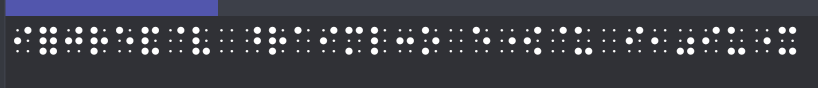
//> input picture OpenCV_Project/KCCImageNet/egukga1.png, 1636 x 176 px (shown at 1/2 size)
$ ./main   (built with g++ and OpenCV 4)
//> lines starting //> are read from the running program, lines starting //| are printed output that depends on the picture; after the words box and inside, x2 and y2 are one past the last pixel; in counts of white or black regions, pixels touching at a corner belong together
### OpenCV_Project/ImageProcs/Common.h
#pragma once

#include <string>
#include <iostream>
#include <algorithm>
#include <vector>
#include <map>
#include <memory>
#include <fstream> // ofstream header
#include <format>
#include <random>
#include <sstream>
#include <Windows.h>
#include <sapi.h>

#define OPENCV_480
#include <opencv2/opencv.hpp>
#include <opencv2/core/ocl.hpp>
#ifdef OPENCV_480
#include <opencv2/highgui/highgui_c.h>
#include <opencv2/imgproc/imgproc_c.h>
#include <opencv2/imgproc/types_c.h>
#endif // OPENCV_480

#ifdef _DEBUG
#pragma comment(lib,"opencv_world480d.lib")
#else	//RELEASE
#pragma comment(lib,"opencv_world480.lib")
#endif
using namespace std;
using namespace cv;

### OpenCV_Project/ImageProcs/Braille_Def.h
#pragma once

#include "Common.h"

// [14 lines left out: function SpeakText, not called in this run]


void init_cho(map<string, int>& hangeul_cho)
{
    hangeul_cho.insert(pair<string, int>("ぁ", 0));
    hangeul_cho.insert(pair<string, int>("あ", 1));
    hangeul_cho.insert(pair<string, int>("い", 2));
    hangeul_cho.insert(pair<string, int>("ぇ", 3));
    hangeul_cho.insert(pair<string, int>("え", 4));
    hangeul_cho.insert(pair<string, int>("ぉ", 5));
    hangeul_cho.insert(pair<string, int>("け", 6));
    hangeul_cho.insert(pair<string, int>("げ", 7));
    hangeul_cho.insert(pair<string, int>("こ", 8));
    hangeul_cho.insert(pair<string, int>("さ", 9));
    hangeul_cho.insert(pair<string, int>("ざ", 10));
    hangeul_cho.insert(pair<string, int>("し", 11));
    hangeul_cho.insert(pair<string, int>("じ", 12));
    hangeul_cho.insert(pair<string, int>("す", 13));
    hangeul_cho.insert(pair<string, int>("ず", 14));
    hangeul_cho.insert(pair<string, int>("せ", 15));
    hangeul_cho.insert(pair<string, int>("ぜ", 16));
    hangeul_cho.insert(pair<string, int>("そ", 17));
    hangeul_cho.insert(pair<string, int>("ぞ", 18));
}

void init_jung(map<string, int>& hangeul_jung)
{
    hangeul_jung.insert(pair<string, int>("た", 0));
    hangeul_jung.insert(pair<string, int>("だ", 1));
    hangeul_jung.insert(pair<string, int>("ち", 2));
    hangeul_jung.insert(pair<string, int>("ぢ", 3));
    hangeul_jung.insert(pair<string, int>("っ", 4));
    hangeul_jung.insert(pair<string, int>("つ", 5));
    hangeul_jung.insert(pair<string, int>("づ", 6));
    hangeul_jung.insert(pair<string, int>("て", 7));
    hangeul_jung.insert(pair<string, int>("で", 8));
    hangeul_jung.insert(pair<string, int>("と", 9));
    hangeul_jung.insert(pair<string, int>("ど", 10));
    hangeul_jung.insert(pair<string, int>("な", 11));
    hangeul_jung.insert(pair<string, int>("に", 12));
    hangeul_jung.insert(pair<string, int>("ぬ", 13));
    hangeul_jung.insert(pair<string, int>("ね", 14));
    hangeul_jung.insert(pair<string, int>("の", 15));
    hangeul_jung.insert(pair<string, int>("は", 16));
    hangeul_jung.insert(pair<string, int>("ば", 17));
    hangeul_jung.insert(pair<string, int>("ぱ", 18));
    hangeul_jung.insert(pair<string, int>("ひ", 19));
    hangeul_jung.insert(pair<string, int>("び", 20));
}

void init_jong(map<string, int>& hangeul_jong)
{
    hangeul_jong.insert(pair<string, int>("x", 0));
    hangeul_jong.insert(pair<string, int>("ぁ", 1));
    hangeul_jong.insert(pair<string, int>("あ", 2));
    hangeul_jong.insert(pair<string, int>("ぁさ", 3));
    hangeul_jong.insert(pair<string, int>("い", 4));
    hangeul_jong.insert(pair<string, int>("いじ", 5));
    hangeul_jong.insert(pair<string, int>("いぞ", 6));
    hangeul_jong.insert(pair<string, int>("ぇ", 7));
    hangeul_jong.insert(pair<string, int>("ぉ", 8));
    hangeul_jong.insert(pair<string, int>("ぉぁ", 9));
    hangeul_jong.insert(pair<string, int>("ぉけ", 10));
    hangeul_jong.insert(pair<string, int>("ぉげ", 11));
    hangeul_jong.insert(pair<string, int>("ぉさ", 12));
    hangeul_jong.insert(pair<string, int>("ぉぜ", 13));
    hangeul_jong.insert(pair<string, int>("ぉそ", 14));
    hangeul_jong.insert(pair<string, int>("ぉぞ", 15));
    hangeul_jong.insert(pair<string, int>("け", 16));
    hangeul_jong.insert(pair<string, int>("げ", 17));
    hangeul_jong.insert(pair<string, int>("げさ", 18));
    hangeul_jong.insert(pair<string, int>("さ", 19));
    hangeul_jong.insert(pair<string, int>("ざ", 20));
    hangeul_jong.insert(pair<string, int>("し", 21));
    hangeul_jong.insert(pair<string, int>("じ", 22));
    hangeul_jong.insert(pair<string, int>("ず", 23));
    hangeul_jong.insert(pair<string, int>("せ", 24));
    hangeul_jong.insert(pair<string, int>("ぜ", 25));
    hangeul_jong.insert(pair<string, int>("そ", 26));
    hangeul_jong.insert(pair<string, int>("ぞ", 27));
}


wchar_t combine_hangul(string ch, string ch2, string ch3)
{
    setlocale(LC_CTYPE, "");

    map<string, int> hangeul_cho;
    map<string, int> hangeul_jung;
    map<string, int> hangeul_jong;
    init_cho(hangeul_cho);
    init_jung(hangeul_jung);
    init_jong(hangeul_jong);

    wchar_t cho = hangeul_cho.at(ch);
    wchar_t j1 = hangeul_jung[ch2];
    wchar_t j2 = hangeul_jong[ch3];

    //wchar_t star = 0x2605;
    wchar_t abc = 44032 + cho * 21 * 28 + j1 * 28 + j2;

    //wchar_t test = 44912;
    wprintf(L"%lc", abc);
    return abc;
}

vector<string> moum_n{ "110001", // 陥製 越切 乞製 溌昔遂. 乞製 + 乞製鉦切
                       "001110",
                       "011100",
                       "100011",
                       "101001",
                       "001101",
                       "101100",
                       "100101",
                       "010101",
                       "101010",
                       "111010",
                       "001110",
                       "101110",
                       "001100",
                       "111001",
                       "111001",
                       "111100",
                       "111100",
                       "101100",
                       "010111",
                       "100111",
                       "011111",
                       "011110",
                       "100001",
                       "110011",
                       "110111",
                       "101101",
                       "111011",
                       "111111",
                       "110110",
                       "111101",
                       "101011",
                       "011101",
                       "111110" };

vector<string> moum_b{ "110001", // 戚穿 乞製 溌昔遂. 乞製 + 亜蟹陥虞 鉦切
                       "001110",
                       "011100",
                       "100011",
                       "101001",
                       "001101",
                       "101100",
                       "100101",
                       "010101",
                       "101010",
                       "111010",
                       "001110",
                       "101110",
                       "001100",
                       "111001",
                       "111001",
                       "111100",
                       "111100",
                       "101100",
                       "010111",
                       "110101",
                       "100100",
                       "010100",
                       "100010",
                       "000110",
                       "111000",
                       "000101",
                       "110100",
                       "110010",
                       "100110",
                       "010110" };

vector<string> doinsori{ "000100",
/*吉社軒 森須*/           "010100",
                         "000110",
                         "000001",
                         "000101" };

vector<string> excep{ "000111",
                      "001100",
                      "000001",
                      "001110",
                      "101100",
                      "111001",
                      "111100",
                      "100100",
                      "010100",
                      "100010",
                      "000110",
                      "000101",
                      "110100",
                      "110010",
                      "100110",
                      "010110" };

void brailleInit(map<string, vector<string>>& koreanBrailleMap)
{
    koreanBrailleMap["000100"].push_back("ぁ");
    koreanBrailleMap["000001"].push_back("あ"); //  000100
    koreanBrailleMap["100100"].push_back("い");
    koreanBrailleMap["010100"].push_back("ぇ");
    koreanBrailleMap["000001"].push_back("え"); //  010100
    koreanBrailleMap["000010"].push_back("ぉ");
    koreanBrailleMap["100010"].push_back("け");
    koreanBrailleMap["000110"].push_back("げ");
    koreanBrailleMap["000001"].push_back("こ"); //  000110
    koreanBrailleMap["000001"].push_back("さ");
    koreanBrailleMap["000001"].push_back("ざ"); //  000001
    koreanBrailleMap["000000"].push_back(" ");
    koreanBrailleMap["000101"].push_back("じ");
    koreanBrailleMap["000001"].push_back("す"); //  000101
    koreanBrailleMap["000011"].push_back("ず");
    koreanBrailleMap["110100"].push_back("せ");
    koreanBrailleMap["110010"].push_back("ぜ");
    koreanBrailleMap["100110"].push_back("そ");
    koreanBrailleMap["010110"].push_back("ぞ");
    koreanBrailleMap["100000"].push_back("ぁ,");
    koreanBrailleMap["010010"].push_back("い,");
    koreanBrailleMap["001010"].push_back("ぇ,");
    koreanBrailleMap["010000"].push_back("ぉ,");
    koreanBrailleMap["010001"].push_back("け,");
    koreanBrailleMap["110000"].push_back("げ,");
    koreanBrailleMap["001000"].push_back("さ,");
    koreanBrailleMap["011011"].push_back("し,");
    koreanBrailleMap["101000"].push_back("じ,");
    koreanBrailleMap["011000"].push_back("ず,");
    koreanBrailleMap["011010"].push_back("せ,");
    koreanBrailleMap["011001"].push_back("ぜ,");
    koreanBrailleMap["010011"].push_back("そ,");
    koreanBrailleMap["001011"].push_back("ぞ,");
    koreanBrailleMap["001100"].push_back("ざ,");
    koreanBrailleMap["110001"].push_back("た");
    koreanBrailleMap["001110"].push_back("ち");
    koreanBrailleMap["011100"].push_back("っ");
    koreanBrailleMap["100011"].push_back("づ");
    koreanBrailleMap["101001"].push_back("で");
    koreanBrailleMap["001101"].push_back("に");
    koreanBrailleMap["101100"].push_back("ぬ");
    koreanBrailleMap["100101"].push_back("ば");
    koreanBrailleMap["010101"].push_back("ぱ");
    koreanBrailleMap["101010"].push_back("び");
    koreanBrailleMap["111010"].push_back("だ");
    koreanBrailleMap["001110"].push_back("ぢ"); //  111010
    koreanBrailleMap["101110"].push_back("つ");
    koreanBrailleMap["001100"].push_back("て");
    koreanBrailleMap["111001"].push_back("と");
    koreanBrailleMap["111001"].push_back("ど"); //  111010
    koreanBrailleMap["101111"].push_back("な");
    koreanBrailleMap["111100"].push_back("ね");
    koreanBrailleMap["111100"].push_back("の"); //  111010
    koreanBrailleMap["101100"].push_back("は"); //  111010
    koreanBrailleMap["010111"].push_back("ひ");
    koreanBrailleMap["110101"].push_back("ぁた");
    koreanBrailleMap["100100"].push_back("いた");
    koreanBrailleMap["010100"].push_back("ぇた");
    koreanBrailleMap["100010"].push_back("けた");
    koreanBrailleMap["000110"].push_back("げた");
    koreanBrailleMap["111000"].push_back("さた");
    koreanBrailleMap["000101"].push_back("じた");
    koreanBrailleMap["110100"].push_back("せた");
    koreanBrailleMap["110010"].push_back("ぜた");
    koreanBrailleMap["100110"].push_back("そた");
    koreanBrailleMap["010110"].push_back("ぞた");
    koreanBrailleMap["100111"].push_back("っぁ,");
    koreanBrailleMap["011111"].push_back("っい,");
    koreanBrailleMap["011110"].push_back("っぉ,");
    koreanBrailleMap["100001"].push_back("づい,");
    koreanBrailleMap["110011"].push_back("づぉ,");
    koreanBrailleMap["110111"].push_back("づし,");
    koreanBrailleMap["101101"].push_back("でぁ,");
    koreanBrailleMap["111011"].push_back("でい,");
    koreanBrailleMap["111111"].push_back("でし,");
    koreanBrailleMap["110110"].push_back("ぬい,");
    koreanBrailleMap["111101"].push_back("ぬぉ,");
    koreanBrailleMap["101011"].push_back("ぱい,");
    koreanBrailleMap["011101"].push_back("ぱぉ,");
    koreanBrailleMap["111110"].push_back("びい,");
    koreanBrailleMap["000111"].push_back("ぁっさ,"); //  011100
}

void brailleExceptionInit(map<string, vector<string>>& BrailleEx)
{
    BrailleEx["000001"].push_back("さ");
    BrailleEx["000001"].push_back("あ"); //  000100
    BrailleEx["000001"].push_back("え"); //  010100
    BrailleEx["000001"].push_back("こ"); //  000110
    BrailleEx["000001"].push_back("ざ"); //  000001
    BrailleEx["000001"].push_back("す"); //  000101

    BrailleEx["000111"].push_back("ぁっさ,"); //  011100

    BrailleEx["001100"].push_back("ざ,"); // 曽失
    BrailleEx["001100"].push_back("て");

    BrailleEx["100100"].push_back("い");
    BrailleEx["100100"].push_back("いた");
    BrailleEx["010100"].push_back("ぇ");
    BrailleEx["010100"].push_back("ぇた");
    BrailleEx["100010"].push_back("け");
    BrailleEx["100010"].push_back("けた");
    BrailleEx["000110"].push_back("げ");
    BrailleEx["000110"].push_back("げた");
    BrailleEx["000101"].push_back("じ");
    BrailleEx["000101"].push_back("じた");
    BrailleEx["110100"].push_back("せ");
    BrailleEx["110100"].push_back("せた");
    BrailleEx["110010"].push_back("ぜ");
    BrailleEx["110010"].push_back("ぜた");
    BrailleEx["100110"].push_back("そ");
    BrailleEx["100110"].push_back("そた");
    BrailleEx["010110"].push_back("ぞ");
    BrailleEx["010110"].push_back("ぞた");

    BrailleEx["001110"].push_back("ち");
    BrailleEx["001110"].push_back("ぢ"); //  111010
    BrailleEx["101100"].push_back("ぬ");
    BrailleEx["101100"].push_back("は"); //  111010
    BrailleEx["111001"].push_back("と");
    BrailleEx["111001"].push_back("ど"); //  111010
    BrailleEx["111100"].push_back("ね");
    BrailleEx["111100"].push_back("の"); //  111010
}

void div_exc_index(string letter, int& index)
{
    if (letter == excep[0]) //依
    {
        index = 1;
    }
    else if (letter == excep[1]) // ざ,て
    {
        index = 2;
    }
    else if (letter == excep[2])    // さあえざすこ
    {
        index = 3;
    }
    else if (letter == excep[3] || letter == excep[4] || letter == excep[5] || letter == excep[6])    //ちとねぬ
    {
        index = 4;
    }
    else if (letter == excep[7] || letter == excep[8] || letter == excep[9] || letter == excep[10] || letter == excep[11] ||
        letter == excep[12] || letter == excep[13] || letter == excep[14] || letter == excep[15])   // いぇけげじせぜそぞ
    {
        index = 5;
    }
    else
    {
    }
}


void check_moum_n(string letter, int& index)
{
    for (size_t i = 0; i < moum_n.size(); i++)
    {
        if (letter == moum_n[i])
        {
            index = 0;
            break;
        }
        else
        {
            index = 1;
        }
    }
}

// [45 lines left out: functions check_moum_b, check_doinsori, not called in this run]

### OpenCV_Project/ImageProcs/main.cpp
#include "Braille_Def.h"

void get_bin_data(const Mat& img_gray, vector<vector<int>>& rois);// img客 img_gray俊辑 binary 单捞磐甫 眠免秦 rois 氦磐俊 笼绢持绰单
void add_sts(map<string, vector<string>>& koreanBrailleMap, string letter, string letter_n, string letter_b, string& sts, int& flag);

int main()
{
	setlocale(LC_CTYPE, "");

	map<string, int> hangeul_cho;
	map<string, int> hangeul_jung;
	map<string, int> hangeul_jong;
	init_cho(hangeul_cho);
	init_jung(hangeul_jung);
	init_jong(hangeul_jong);

	// [4 lines of commented-out code are left out]


		std::string filePath_Search = "../KCCImageNet/egukga1.png";
		cv::Mat src_draw = cv::imread(filePath_Search, cv::ImreadModes::IMREAD_ANYCOLOR);
//> src_draw is the input picture: 176 rows x 1636 cols, CV_8UC3; mean B, G, R 71.8, 62.6, 61.2
		cv::Mat src_draw_gray = cv::imread(filePath_Search, cv::ImreadModes::IMREAD_GRAYSCALE);
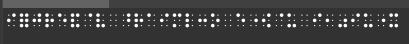
//> src_draw_gray: 176 rows x 1636 cols, CV_8UC1 (shown at 1/4 size); min 50, max 255, mean 64

		vector<vector<int> > sr_sts;
		vector<vector<int> > or_sts;
		string sentence;

		get_bin_data(src_draw_gray, sr_sts);

		map<string, vector<string>> koreanBrailleMap;
		brailleInit(koreanBrailleMap);

		stringstream result, result2;
		string letter, letter_n, letter_b = ("");
		int flag = 1;
		int word_count = sr_sts.size();
		vector<int> aaa;
		aaa.push_back(8);
		sr_sts.push_back(aaa);	//盖 缔臂磊 犬牢侩

		for (size_t i = 0; i < word_count; i++)
		{
			result.str("");
			result2.str("");
			copy(sr_sts[i].begin(), sr_sts[i].end(), std::ostream_iterator<int>(result, ""));
			copy(sr_sts[i + 1].begin(), sr_sts[i + 1].end(), std::ostream_iterator<int>(result2, ""));
			letter = result.str();
			letter_n = result2.str();	// 2俺楼府 窜绢老 版快 犬牢窍扁 困茄 促澜 窜绢

			if (flag == 1)	// 2俺楼府 窜绢啊 乐阑 版快 窍唱甫 胶诺窍扁 困窃
			{
				//抗寇 备盒 窃荐
				add_sts(koreanBrailleMap, letter, letter_n, letter_b, sentence, flag);
				int k = 0;
			}
			else
			{
				flag = 1;
				continue;
			}

			letter_b = letter;
		}

		cout << sentence << endl;

		//----- 巩磊凯备盒
		wstring sentece_w;
		sentence += "       ";
		queue<string>q;
		map<string, int> findjung;
		init_jung(findjung);
		for (int i = 0; i < sentence.length() - 7; i += 2)
		{
			string ch1, ch2, ch3;
			if (sentence[i] != ' ')
			{
				string st = sentence.substr(i, 2);
				q.push(st);
				auto it = findjung.find(st);
				if (q.size() == 1 && it != findjung.end())
				{
					q.pop();
					q.push("し");
					q.push(st);
				}
				else;
				if (q.size() == 2 && sentence[i + 4] == ',')
				{
					ch1 = q.front();
					ch2 = q.back();
					ch3 = sentence.substr(i + 2, 2);
					if (sentence[i + 7] == ',')
					{
						string tmp = sentence.substr(i + 5, 2);
						ch3 += tmp;
						i += 3;
					}
					sentece_w.push_back(combine_hangul(ch1, ch2, ch3));
					while (!q.empty())q.pop();
					i += 3;
				}
				else if (q.size() == 2 && sentence[i + 4] != ',')
				{
					ch1 = q.front();
					ch2 = q.back();
					sentece_w.push_back(combine_hangul(ch1, ch2, ch3));
					while (!q.empty())q.pop();
				}
			}
			else
			{
				cout << " ";
				i--;
			}
		}
		cout << "\n";
		SpeakText(sentece_w.c_str());
	/*}*/
	int a = 0;
}

void get_bin_data(const Mat& img_gray, vector<vector<int>>& rois)
{
	cv::Mat bin;
	threshold(img_gray, bin, 200, 255, THRESH_BINARY);
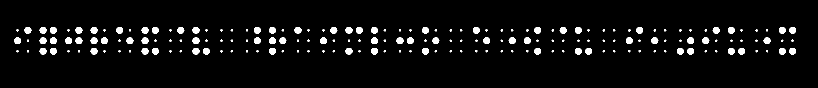
//> bin: 176 rows x 1636 cols, CV_8UC1 (shown at 1/2 size); 4.3% white; 186 white regions (113 under 20 px)

	vector<vector<Point> > contours; //傈眉 按眉 辣胞阑 氦磐 器牢磐肺 氦磐 郴何俊 历厘
	vector<Vec4i> hierarchy;
	findContours(bin, contours, hierarchy, RETR_EXTERNAL, CHAIN_APPROX_SIMPLE);
//> contours = 186 contours, 113 with area under 20; largest, box (x1, y1, x2, y2) and area: (844, 96, 858, 109) 128, (742, 96, 756, 109) 128, (691, 96, 705, 109) 128, (538, 96, 552, 109) 128, (385, 96, 399, 109) 128

	vector<int> center_x, center_y, btm_x, cut_line;
	int sum_area = 0;

	// 痢磊狼 吝缴 谅钎甫 备秦辑 center 氦磐俊 持绰促
	for (size_t i = 0; i < contours.size(); i++)
	{
		RotatedRect rrt = minAreaRect(contours[i]);
		int area = contourArea(contours[i]);
		center_x.push_back(rrt.center.x);
		center_y.push_back(rrt.center.y);
		sum_area += area;
		cv::drawMarker(bin, Point(rrt.center.x, rrt.center.y), 0, MarkerTypes::MARKER_CROSS,1,1);
	}
//> this loop made 186 passes
//> (rrt, area, sum_area) on passes 43 to 45: (centre (1584.5, 102), size (12, 13), angle -90, 126, 543), (centre (1564, 102), size (12, 12), angle -90, 126, 669), (centre (1482.5, 102), size (12, 13), angle -90, 125, 794)
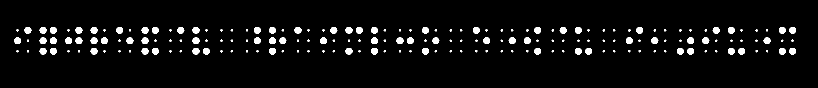
//> bin: 176 rows x 1636 cols, CV_8UC1 (shown at 1/2 size); 4.3% white; 186 white regions (113 under 20 px), largest, box (x1, y1, x2, y2) and area: (385, 75, 399, 88) 147, (538, 75, 552, 88) 147, (640, 75, 654, 88) 147
//> after the loop, center_x = 186 values, max 1584 at index 42, min 34 at index 41, mean 809.3; center_y = 186 values, max 102 at index 0, min 59 at index 126, mean 80.85; sum_area = 10332
	int avg_area = sum_area / contours.size();
//> avg_area = 55

	int err = 2;
	for (size_t i = 1; i <= center_x.size(); i++)
	{
		if (center_y[i] > center_y[i - 1] - err && center_y[i] < center_y[i - 1] + err)
		{
			btm_x.push_back(center_x[i - 1]);
		}
		else
		{
			btm_x.push_back(center_x[i - 1]);
			break;
		}
	}
//> this loop made 62 passes
//> after the loop, btm_x = 62 values, max 1584 at index 42, min 34 at index 41, mean 809.4

	sort(btm_x.begin(), btm_x.end());
//> btm_x = 62 values from 34 to 1584
	int l_btw_jum = img_gray.rows;
	for (size_t i = 0; i < btm_x.size() - 1; i++)
	{
		int diff;
		diff = abs(btm_x[i] - btm_x[i + 1]);

		if (diff < l_btw_jum && diff > err)
		{
			l_btw_jum = diff;
		}
	}
//> this loop made 61 passes
//> (diff, l_btw_jum) on passes 1, 41: (21, 21), (20, 20)
//> after the loop, l_btw_jum = 20

	for (size_t i = 0; i < btm_x.size() - 1; i++)
	{
		int diff;
		diff = abs(btm_x[i] - btm_x[i + 1]);

		if (diff > l_btw_jum + 1)
		{
			cut_line.push_back((btm_x[i] + btm_x[i + 1]) / 2);
		}
	}
//> this loop made 61 passes
//> diff on passes 1 to 8: 21, 30, 21, 30, 21, 30, 21, 30
	for (size_t i = 0; i <= cut_line.size(); i++)
	{
		Mat subRegion1, subRegion2;
		if (i == 0)
		{
			int temp;
			if (cut_line[i] - l_btw_jum * 2.5 < 0)
			{
				temp = 0;
			}
			else
			{
				temp = cut_line[i] - l_btw_jum * 2.5;
			}
			Rect region1 = Rect(Point(temp, 0), Point((cut_line[i] + temp) / 2, bin.rows));
			Rect region2 = Rect(Point((cut_line[i] + temp) / 2, 0), Point(cut_line[i], bin.rows));
			subRegion1 = bin(region1);
			subRegion2 = bin(region2);
		}
		else if (i == cut_line.size())
		{
			Rect region1 = Rect(Point(cut_line[i - 1], 0),
				Point(cut_line[i - 1] + l_btw_jum * 1.25, bin.rows));
			Rect region2 = Rect(Point(cut_line[i - 1] + l_btw_jum * 1.25, 0),
				Point(cut_line[i - 1] + l_btw_jum * 2.5, bin.rows));
			subRegion1 = bin(region1);
			subRegion2 = bin(region2);
		}
		else
		{
			Rect region1 = Rect(Point(cut_line[i - 1], 0),
				Point((cut_line[i - 1] + cut_line[i]) / 2, bin.rows));
			Rect region2 = Rect(Point((cut_line[i - 1] + cut_line[i]) / 2, 0),
				Point(cut_line[i], bin.rows));
			subRegion1 = bin(region1);
			subRegion2 = bin(region2);
		}

		vector<int> word_data;
		vector<vector<Point> > contours1;
		vector<Vec4i> hierarchy1;
		findContours(subRegion1, contours1, hierarchy1, RETR_EXTERNAL, CHAIN_APPROX_SIMPLE);

		for (size_t i = 0; i < contours1.size(); i++)
		{
			int area = contourArea(contours1[contours1.size() - i - 1]);
			int temp = 0;
			if (area > avg_area)
			{
				temp = 1;
			}
			word_data.push_back(temp);
		}

		vector<vector<Point> > contours2;
		vector<Vec4i> hierarchy2;
		findContours(subRegion2, contours2, hierarchy2, RETR_EXTERNAL, CHAIN_APPROX_SIMPLE);
		for (size_t i = 0; i < contours2.size(); i++)
		{
			int area = contourArea(contours2[contours2.size() - i - 1]);
			int temp = 0;
			if (area > avg_area)
			{
				temp = 1;
			}
			word_data.push_back(temp);
		}
		rois.push_back(word_data);

		int a = 9;
	}
//> this loop made 31 passes
//> (temp, region1, region2) on pass 1: (20, Rect(20, 0, 25, 176), Rect(45, 0, 25, 176))
//> pass 1, in get_bin_data, `subRegion1 = bin(region1);`:
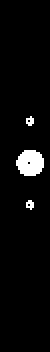
//> subRegion1: 176 rows x 25 cols, CV_8UC1 (shown 2 times larger); 3.9% white; 3 white regions (2 under 20 px), largest, box (x1, y1, x2, y2) and area: (8, 75, 22, 88) 144
//> pass 1, in get_bin_data, `subRegion2 = bin(region2);`:
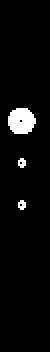
//> subRegion2: 176 rows x 25 cols, CV_8UC1 (shown 2 times larger); 4% white; 3 white regions (2 under 20 px), largest, box (x1, y1, x2, y2) and area: (4, 54, 18, 67) 145
//> in main, `get_bin_data(src_draw_gray, sr_sts);`: sr_sts = 31 items
//> in main, `int word_count = sr_sts.size();`: word_count = 31
//> (the rest of the program and of its run is left out)
